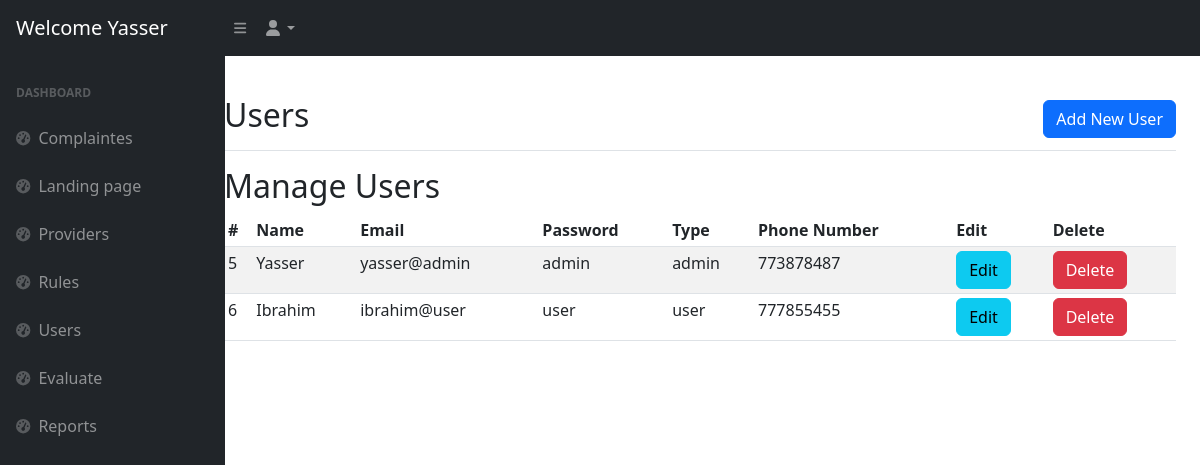
/admin/users.php (signed in), run on the app's committed database.
### tables this page shows
CREATE TABLE `users` (
  `user_id` int(11) NOT NULL,
  `user_name` varchar(50) NOT NULL,
  `user_email` varchar(50) NOT NULL,
  `user_type` varchar(50) NOT NULL,
  `user_password` varchar(50) NOT NULL,
  `user_phone` int(14) NOT NULL
);

### admin/users.php (the view, shortened to what this page needs)
<?php
require_once('app_nav.php');
require_once('nav.php');
?>
<main class="col-md-9 ms-sm-auto col-lg-10 px-md-4" style="margin-top: 80px;">
    <div class="d-flex justify-content-between flex-wrap flex-md-nowrap align-items-center pt-3 pb-2 mb-3 border-bottom">
        <h1 class="h2">Users</h1>
        <a href="./add_user.php" class="btn btn-primary">Add New User</a>
    </div>
    <h2>Manage Users</h2>
    <div class="table-responsive">
        <table class="table table-striped table-sm">
            <thead>
                <tr>
                    <th scope="col">#</th>
                    <th scope="col">Name</th>
                    <th scope="col">Email</th>
                    <th scope="col">Password</th>
                    <th scope="col">Type</th>
                    <th scope="col">Phone Number</th>
                    <th scope="col">Edit</th>
                    <th scope="col">Delete</th>
                </tr>
            </thead>
            <tbody>
                <?php
                require_once('../config.php');
                $sql = "select * from Users order by user_id";
                $result = mysqli_query($conn, $sql);
                while ($row = mysqli_fetch_assoc($result)) {
                    $id = $row['user_id'];
                    $name = $row['user_name'];
                    $email = $row['user_email'];
                    $password = $row['user_password'];
                    $type = $row['user_type'];
                    $phone = $row['user_phone'];
                    echo "
                    <tr>
                    <td>$id</td>
                    <td>$name</td>
                    <td>$email</td>
                    <td>$password</td>
                    <td>$type</td>
                    <td>$phone</td>
                    <td><a href='./edit_user.php?val=$id' class='btn btn-info'>Edit</a></td>
                    <td><a href='./delete_user.php?val=$id' class='btn btn-danger'>Delete</a></td>
                    </tr>
                    ";
                }
                ?>
            </tbody>
        </table>
    </div>
</main>
<?php
require_once('footer.php');
?>

### data on the page
users: user_id "5", user_name "Yasser", user_email "yasser@admin", user_password "admin", user_type "admin", user_phone "773878487"
users: user_id "6", user_name "Ibrahim", user_email "ibrahim@user", user_password "user", user_type "user", user_phone "777855455"

### other printed values
$name "Yasser"
